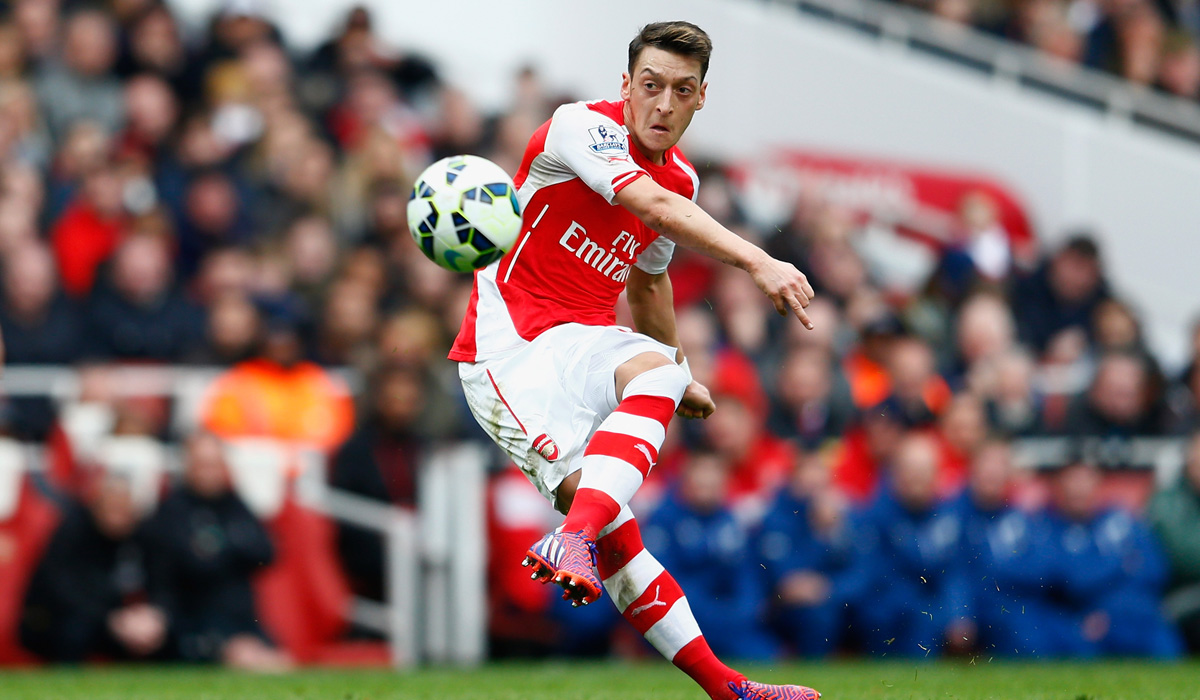
#> input picture arsenal-mesut-ozil.jpg, 1200 x 700 px
$ python sort_contour_area.py   (Python 2 division)
#> lines starting #> are read from the running program, lines starting #| are printed output that depends on the picture; after the words box and inside, x2 and y2 are one past the last pixel; in counts of white or black regions, pixels touching at a corner belong together
import cv2
import numpy as np
def getContoursFromFile(file):
#> called with file = 'arsenal-mesut-ozil.jpg'
    im = cv2.imread(file)
#> im is the input picture: shape (700, 1200, 3); mean B, G, R 106.4, 106.2, 125.6
    im_gr = cv2.cvtColor(im,cv2.COLOR_BGR2GRAY)
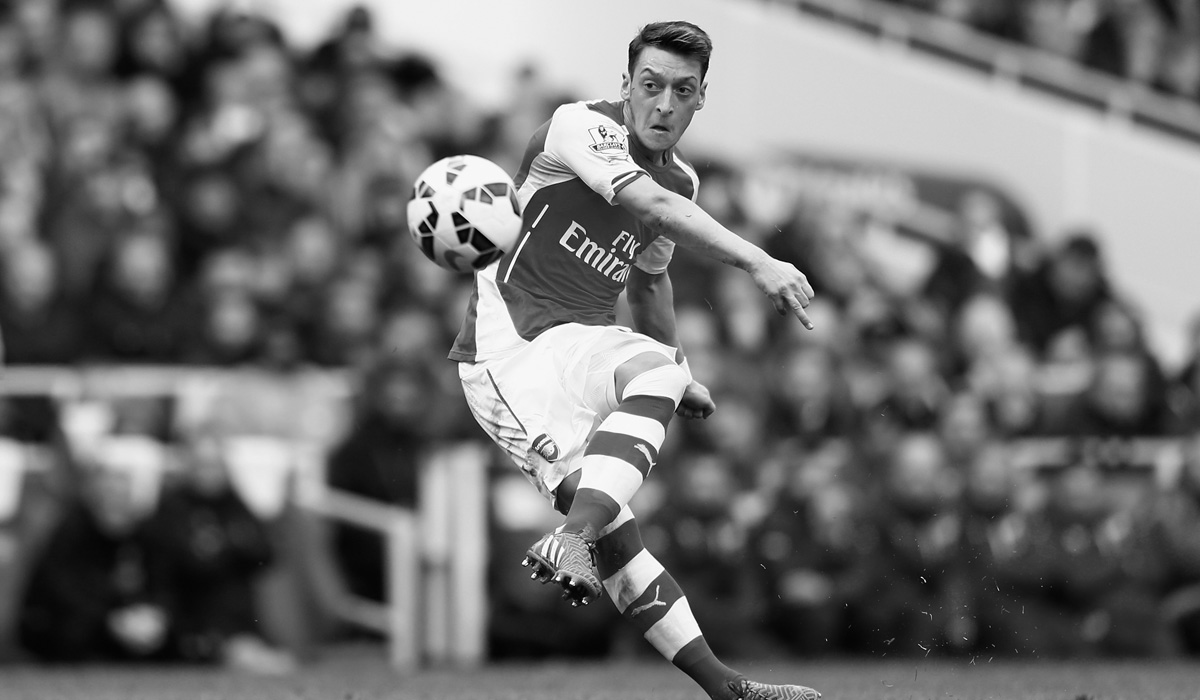
#> im_gr: shape (700, 1200); min 0, max 255, mean 112
    im_edge = cv2.Canny(im,100,250)
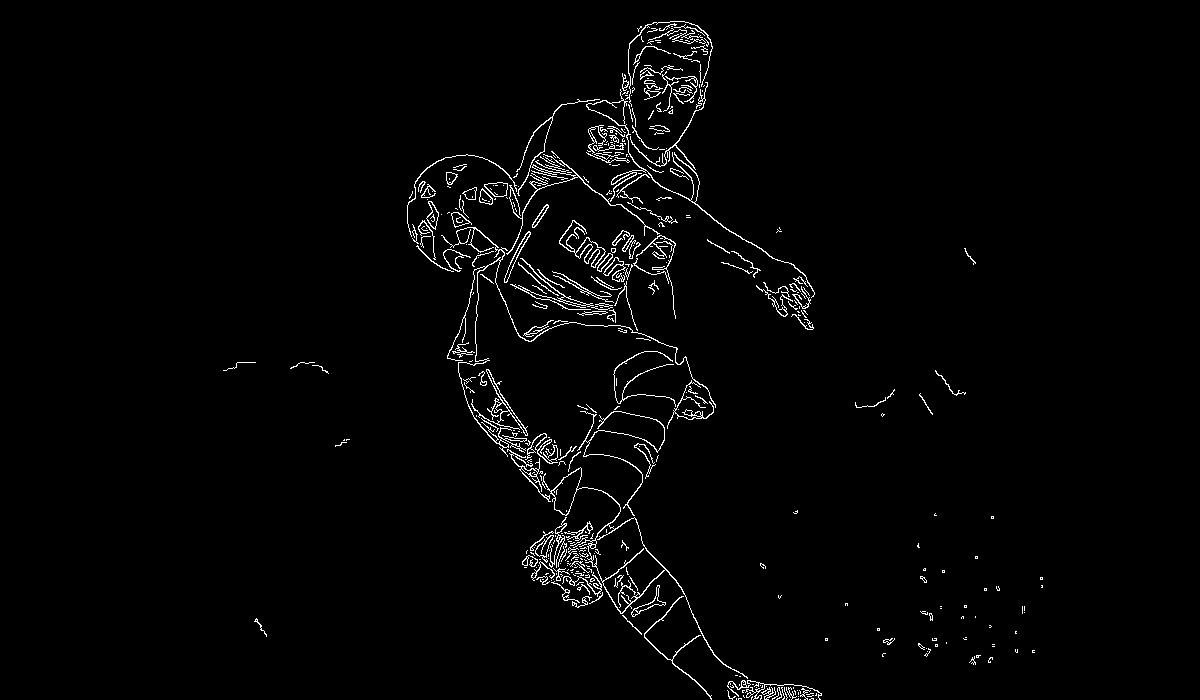
#> im_edge: shape (700, 1200); 2% white in thin lines or dots, all inside (x1, y1, x2, y2) = (223, 21, 1043, 700)
    contours,ret = cv2.findContours(im_edge,cv2.RETR_EXTERNAL,cv2.CHAIN_APPROX_NONE)
#> contours = 430 contours, 367 with area under 20; largest, box (x1, y1, x2, y2) and area: (542, 467, 748, 679) 4901, (559, 220, 606, 268) 392, (471, 369, 528, 436) 336, (586, 89, 815, 298) 295, (441, 227, 716, 457) 265; ret = 430 rows, first 6: [1, -1, -1, -1], [2, 0, -1, -1], [3, 1, -1, -1], [4, 2, -1, -1], [5, 3, -1, -1], [6, 4, -1, -1]
    print type(contours)
#| <class 'list'>
    return (contours,im)
def sort_contours_according_to_area(file):
    (contours,im) = getContoursFromFile(file)
    sorted_contours = sorted(contours,key=cv2.contourArea,reverse=True)
#> sorted_contours has the same summary as contours in getContoursFromFile
    return (sorted_contours,im)
def drawContoursInImage(file):
    (contours,im) = sort_contours_according_to_area(file)
    for contour in contours:
        cv2.drawContours(im,[contour],-1,(0,255,0),3)
        cv2.imshow('contour image',im)
        cv2.waitKey(0)
        cv2.destroyAllWindows()
def drawContoursInBlankImage(file):
    (contours,im) = sort_contours_according_to_area(file)
    new_im = np.zeros(im.shape)
    for contour in contours:
        cv2.drawContours(new_im,[contour],-1,(255,255,255),3)
        cv2.imshow('sorted contour in blank image',new_im)
        cv2.waitKey(0)
        cv2.destroyAllWindows()
#> this loop made 430 passes
#> pass 1, in drawContoursInBlankImage, `cv2.imshow('sorted contour in blank image',new_im)`:
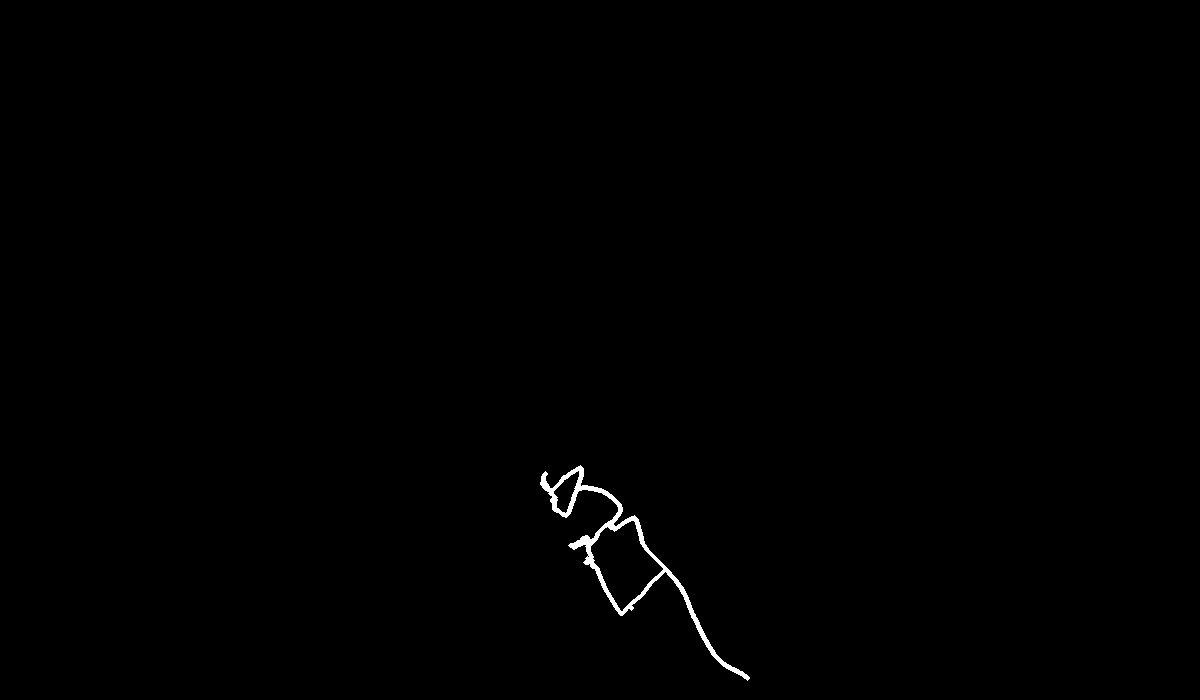
#> window 'sorted contour in blank image': shape (700, 1200, 3); 0.36% white; 1 white region, box (x1, y1, x2, y2) and area: (540, 465, 750, 681) 2982
#> pass 2, in drawContoursInBlankImage, `cv2.imshow('sorted contour in blank image',new_im)`:
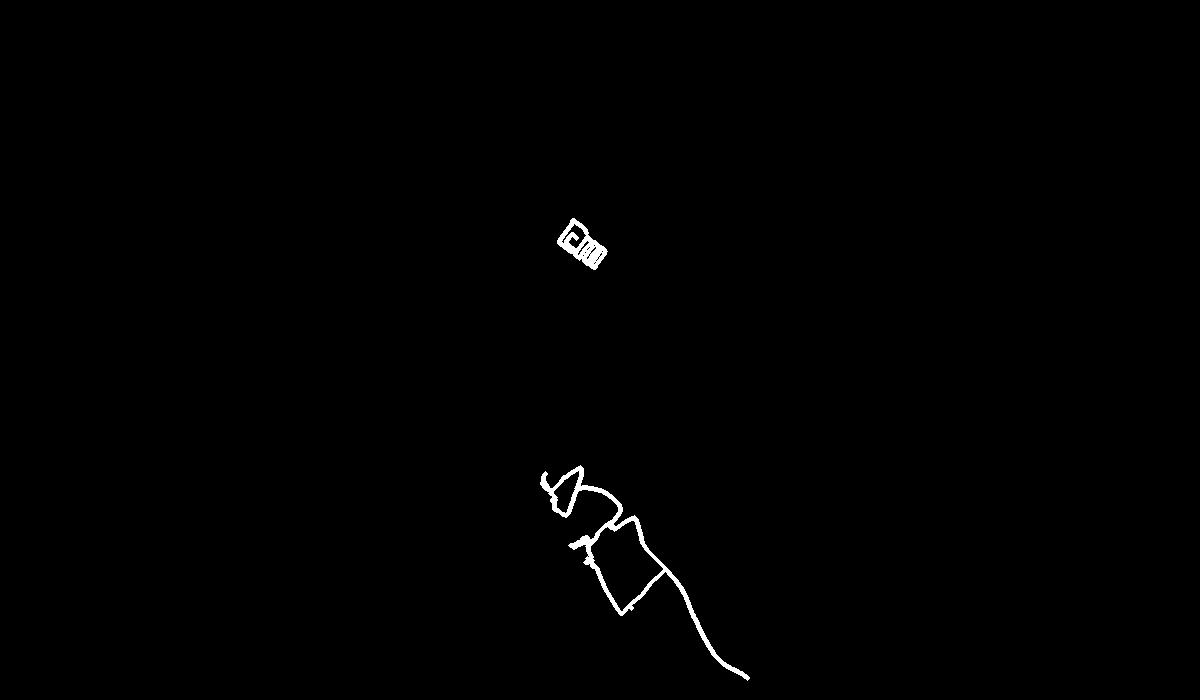
#> window 'sorted contour in blank image': shape (700, 1200, 3); 0.48% white; 2 white regions, box (x1, y1, x2, y2) and area: (540, 465, 750, 681) 2982, (557, 218, 608, 270) 1052
#> after the loop:
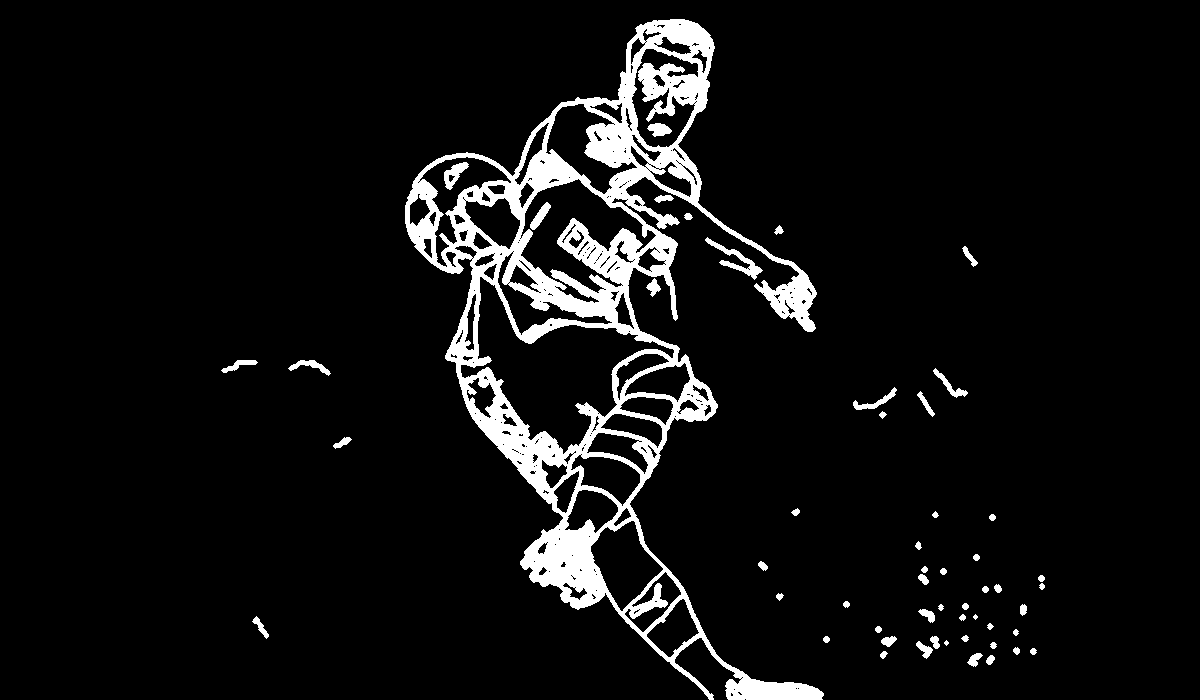
#> new_im: shape (700, 1200, 3) float64; 6.8% white; 54 white regions (2 under 20 px), largest, box (x1, y1, x2, y2) and area: (405, 19, 824, 700) 52024, (705, 237, 763, 280) 549, (444, 162, 469, 190) 317
if __name__ == "__main__":
    #drawContoursInImage('clip_r.jpg')
    drawContoursInBlankImage('arsenal-mesut-ozil.jpg')

$ run again, with sunflower.jpeg copied over arsenal-mesut-ozil.jpg
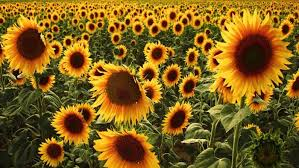
#> input picture sunflower.jpeg, 299 x 168 px
#> in getContoursFromFile, im is the input picture: shape (168, 299, 3); mean B, G, R 28.2, 94.5, 126.8
#> in getContoursFromFile, `im_edge = cv2.Canny(im,100,250)`:
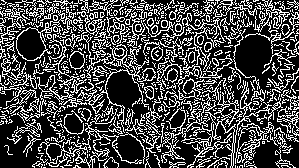
#> im_edge: shape (168, 299); 28.6% white in thin lines or dots
#> in getContoursFromFile, `contours,ret = cv2.findContours(im_edge,cv2.RETR_EXTERNAL,cv2.CHAIN_AP..`: contours = 587 contours, 529 with area under 20; largest, box (x1, y1, x2, y2) and area: (10, 11, 156, 133) 802, (16, 22, 52, 61) 760, (162, 80, 283, 168) 660, (69, 51, 85, 70) 205, (46, 108, 142, 168) 188; ret = 587 rows, first 6: [1, -1, -1, -1], [2, 0, -1, -1], [3, 1, -1, -1], [4, 2, -1, -1], [5, 3, -1, -1], [6, 4, -1, -1]
#| <class 'list'>
#> sorted_contours has the same summary as contours in getContoursFromFile
#> after the loop in drawContoursInBlankImage, `for contour in contours:`:
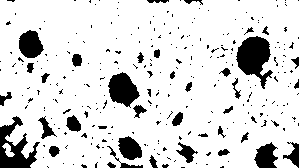
#> new_im: shape (168, 299, 3) float64; 85.7% white; 280 black regions (240 under 20 px), largest, box (x1, y1, x2, y2) and area: (236, 36, 273, 89) 1106, (0, 116, 40, 168) 944, (108, 72, 140, 108) 721
